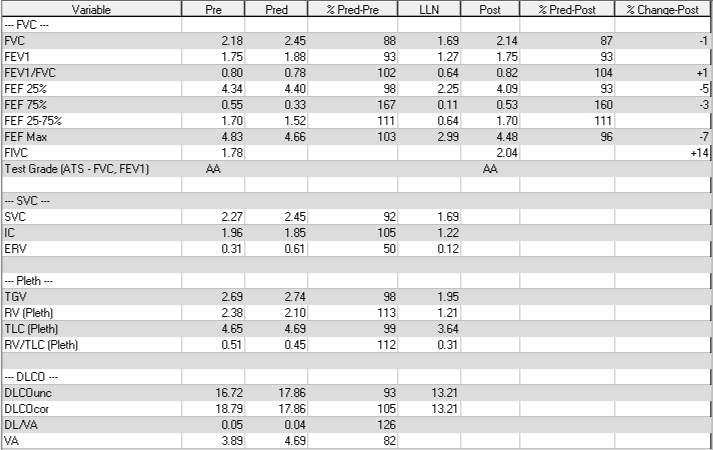
#> input picture table_template.png, 713 x 450 px
$ python table_detection.py
#> lines starting #> are read from the running program, lines starting #| are printed output that depends on the picture; after the words box and inside, x2 and y2 are one past the last pixel; in counts of white or black regions, pixels touching at a corner belong together; long printed decimals are rounded
import cv2
import numpy as np
import os
import imutils

#Phase 1 - Table Detection
##########################

# Define the paths to the template and target images
template_path = 'table_template.png'
target_path = 'table_target.png'

# Define the output directory
output_dir = 'output'
os.makedirs(output_dir, exist_ok=True)

# Load the template image
template = cv2.imread(template_path, cv2.IMREAD_GRAYSCALE)
#> template is the input picture: shape (450, 713); min 0, max 255, mean 228.7
if template is None:
    raise IOError(f"Template image not found at {template_path}")

# Load the target image
target_image = cv2.imread(target_path, cv2.IMREAD_GRAYSCALE)
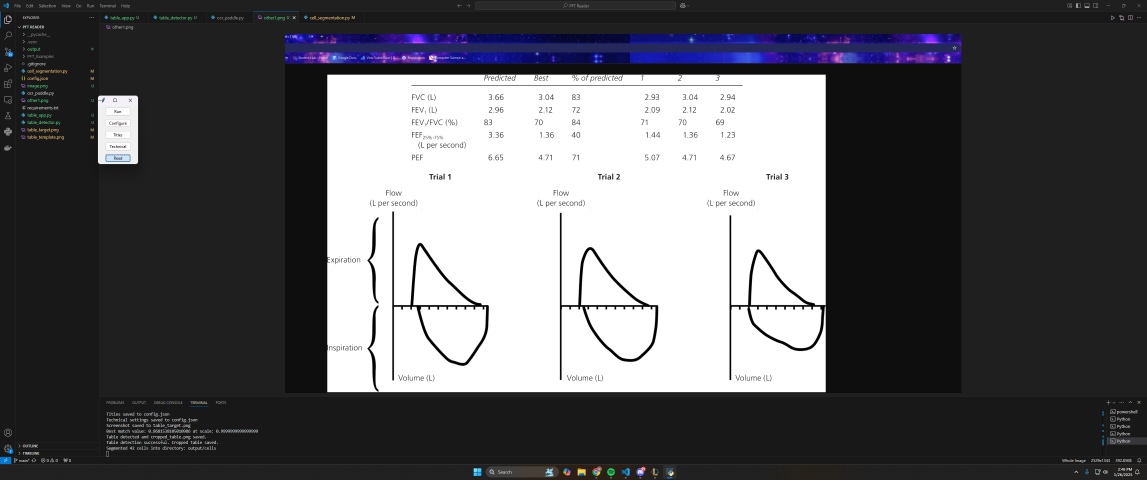
#> input picture table_target.png, 3440 x 1440 px (shown at 1/3 size)
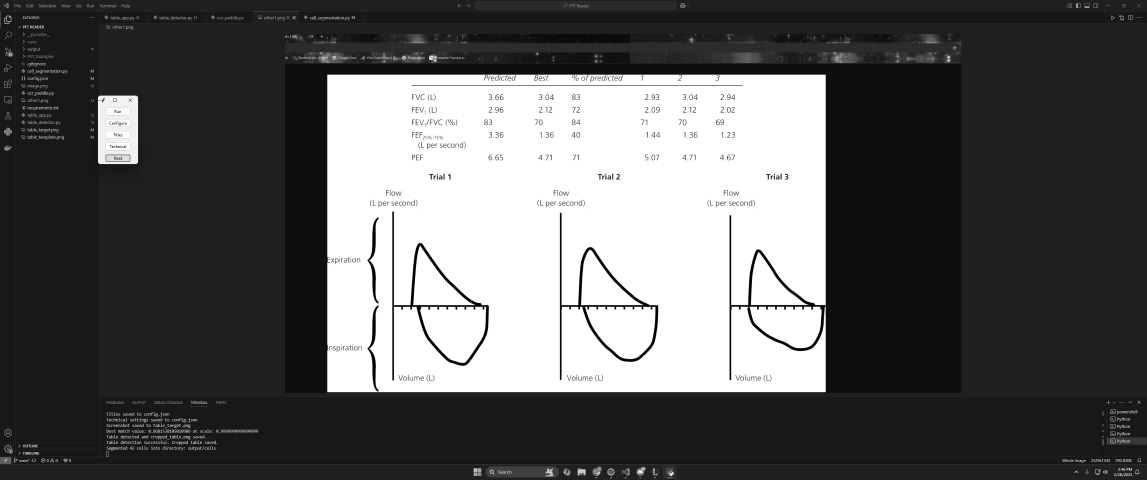
#> target_image: shape (1440, 3440) (shown at 1/3 size); min 0, max 255, mean 91.7
if target_image is None:
    raise IOError(f"Target image not found at {target_path}")

# Initialize variables to keep track of the best match
best_match_value = -1
best_match_location = None
best_match_scale = 1.0
best_template_size = (0, 0)

# Define scales to test
neighborhood_scales = np.arange(0.5, 1.5, 0.1)  # Additional scales for robustness

# Iterate over the scales
for scale in neighborhood_scales:
    # Resize the template image
    template_resized = imutils.resize(template, width=int(template.shape[1] * scale))
    tH, tW = template_resized.shape[:2]

    # Skip if the resized template is larger than the target image
    if tH > target_image.shape[0] or tW > target_image.shape[1]:
        continue

    # Perform template matching
    result = cv2.matchTemplate(target_image, template_resized, cv2.TM_CCOEFF_NORMED)
    _, max_val, _, max_loc = cv2.minMaxLoc(result)

    # Update the best match if the current one is better
    if max_val > best_match_value:
        best_match_value = max_val
        best_match_location = max_loc
        best_match_scale = scale
        best_template_size = (tW, tH)
#> this loop made 10 passes
#> (max_val, best_match_value, best_match_location) on pass 1: (0.25, 0.25, (959, 215))
#> (max_val, max_loc) on passes 2 to 7: (0.241, (955, 213)), (0.238, (950, 212)), (0.23, (946, 210)), (0.226, (946, 208)), (0.221, (940, 207)), (0.221, (932, 205))
#> pass 1, `template_resized = imutils.resize(template, width=int(template.shape[1..`:
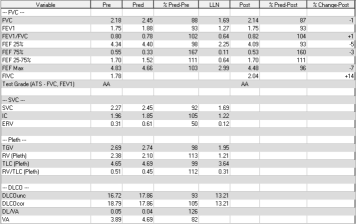
#> template_resized: shape (224, 356); min 53, max 255, mean 228.7
#> pass 1, `result = cv2.matchTemplate(target_image, template_resized, cv2.TM_CCOE..`:
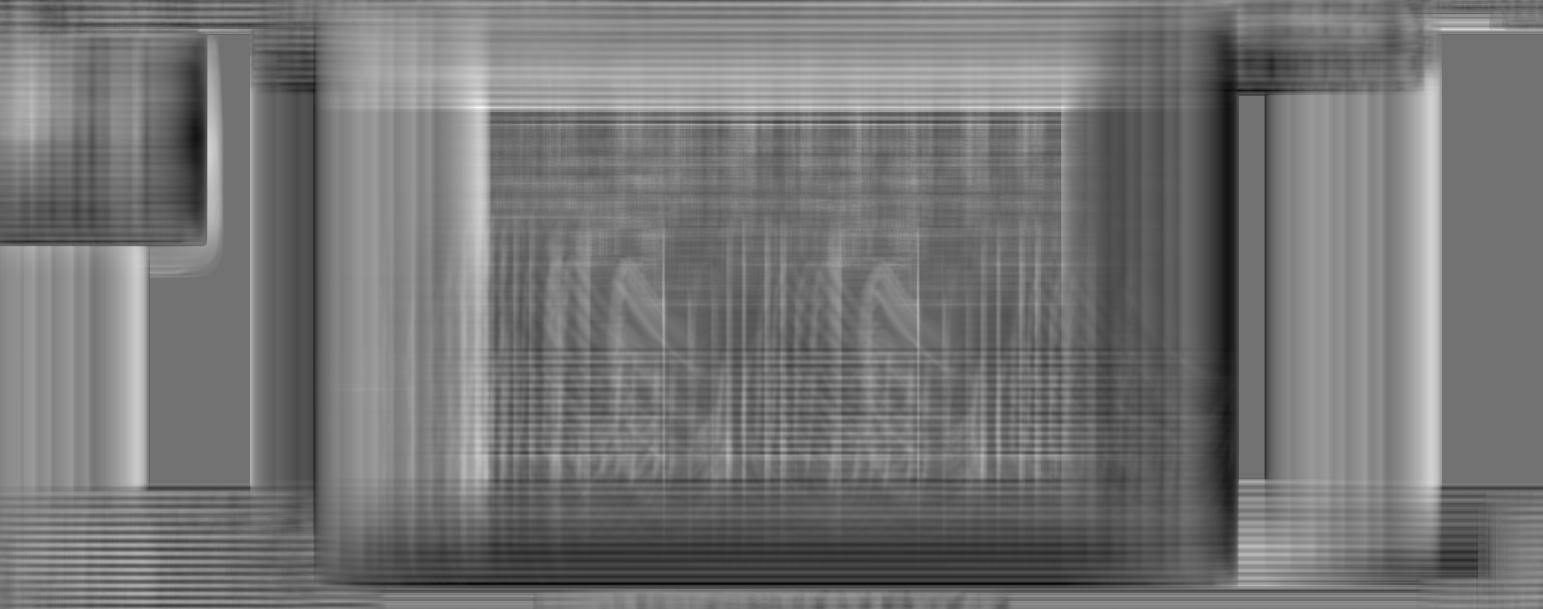
#> result: shape (1217, 3085) float32 (shown at 1/2 size); min -0.204, max 0.25, mean 0.00466; drawn with min black and max white
#> pass 2, `result = cv2.matchTemplate(target_image, template_resized, cv2.TM_CCOE..`:
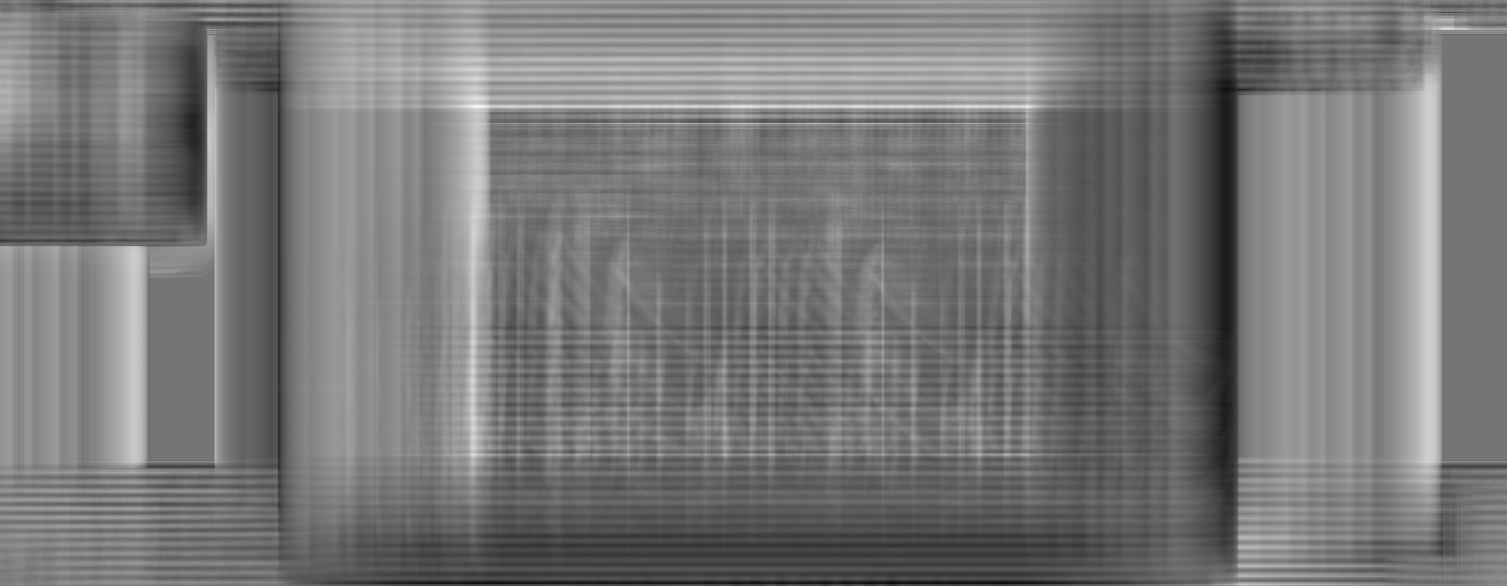
#> result: shape (1172, 3014) float32 (shown at 1/2 size); min -0.206, max 0.241, mean 0.00447; drawn with min black and max white
#> after the loop:
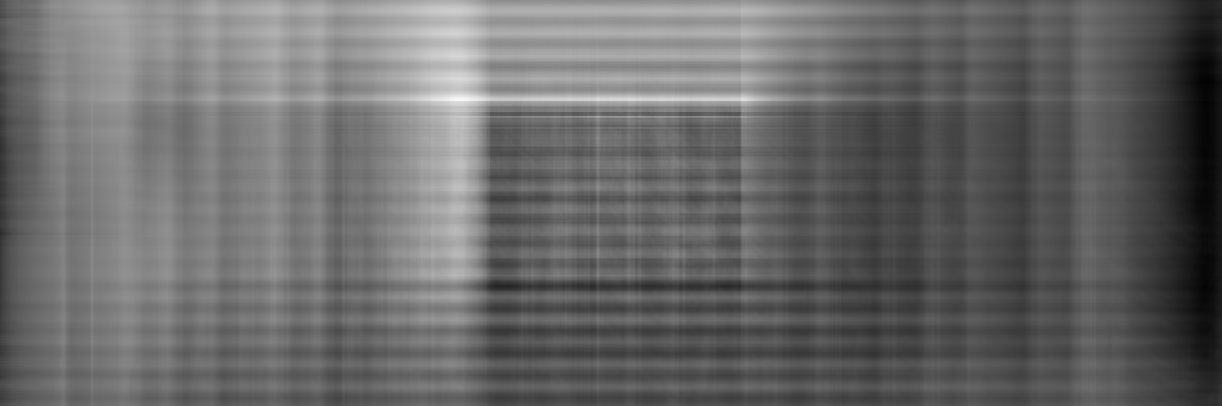
#> result: shape (812, 2443) float32 (shown at 1/2 size); min -0.146, max 0.214, mean 0.00267; drawn with min black and max white
#> after the loop, best_match_scale = 0.5; best_match_value = 0.25

# Print the best match for testing
print(f"Best match value: {best_match_value} at scale: {best_match_scale}")
#| Best match value: 0.25 at scale: 0.5

# Check if a match was found
if best_match_value >= 0.2:  # Adjust threshold as needed
    # Calculate the bounding box coordinates
    top_left = best_match_location
#> top_left = (959, 215)
    tW, tH = best_template_size
#> tW = 356; tH = 224
    bottom_right = (top_left[0] + tW, top_left[1] + tH)
#> bottom_right = (1315, 439)

    # Draw a rectangle around the detected table
    detected_image = target_image.copy()
    cv2.rectangle(detected_image, top_left, bottom_right, (0, 255, 0), 2)
#> detected_image: shape (1440, 3440); 0.07% of pixels changed, all inside (x1, y1, x2, y2) = (958, 214, 1317, 441)
    cv2.imwrite(os.path.join(output_dir, 'table_detected.png'), detected_image)

    # Crop the detected table from the target image
    cropped_table = target_image[top_left[1]:bottom_right[1], top_left[0]:bottom_right[0]]
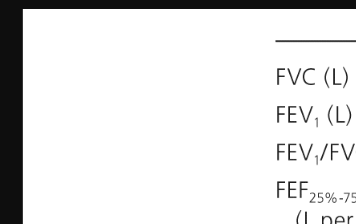
#> cropped_table: shape (224, 356); min 14, max 255, mean 227
    cv2.imwrite(os.path.join(output_dir, 'cropped_table.png'), cropped_table)
else:
    print("No good match found.")
